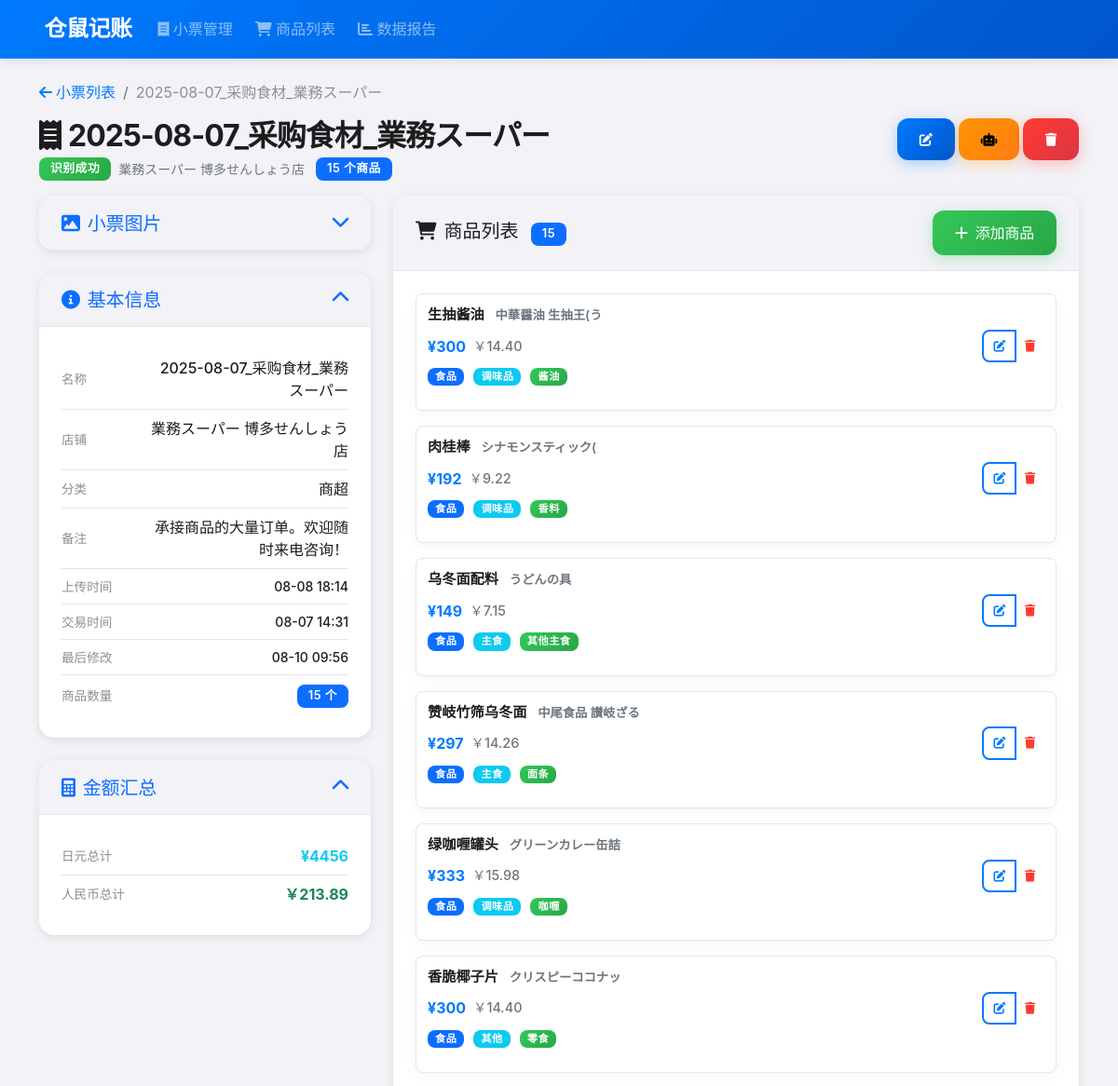
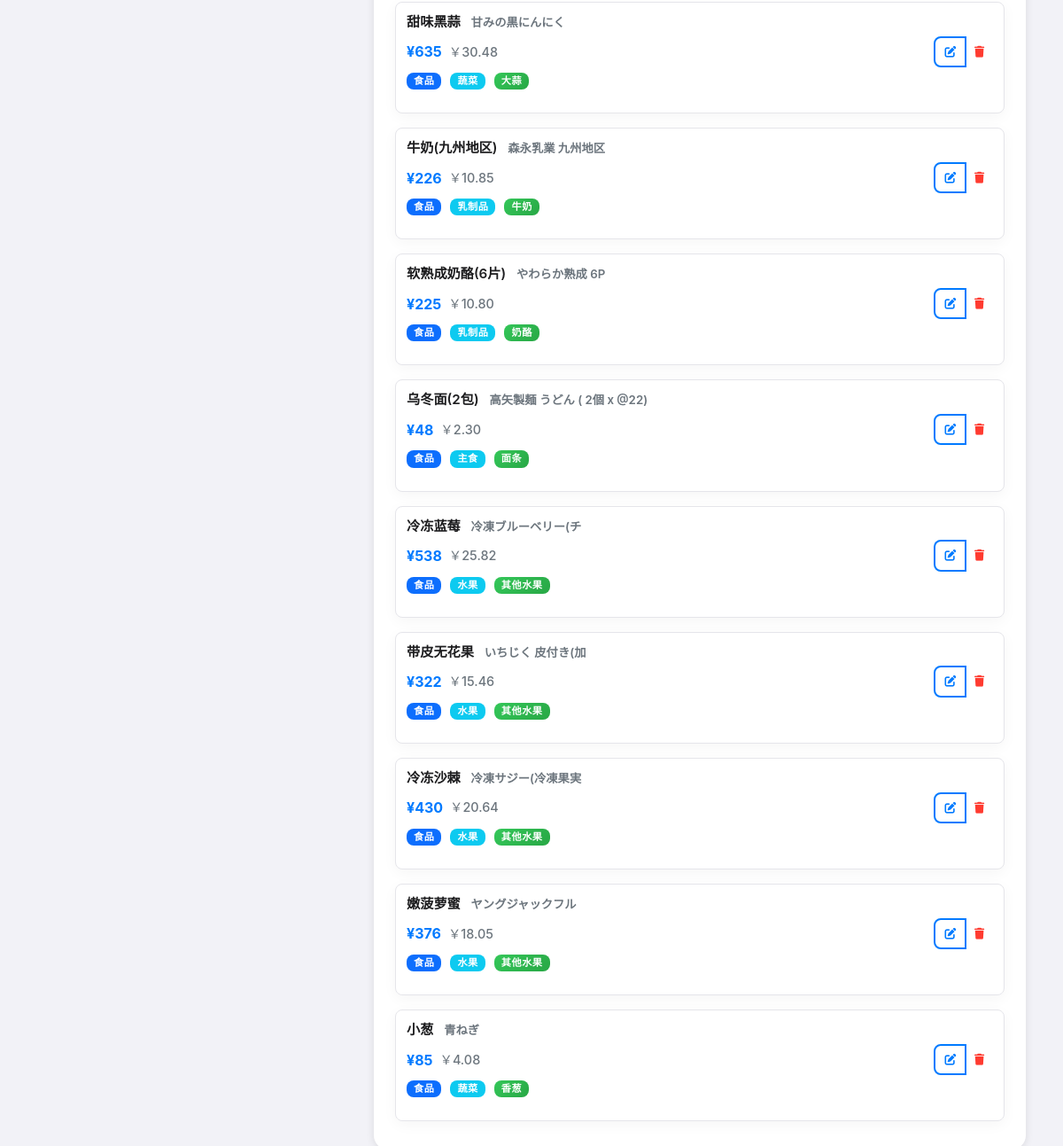
/receipts/447, run on the app's committed database (2 pictures, top to bottom).
### app/models.py (models this page shows, shortened)
class Receipt(db.Model):
    __tablename__ = "receipts"
    id: Mapped[int] = mapped_column(Integer, primary_key=True)
    name: Mapped[str] = mapped_column(
        String(255), nullable=False, default="未命名小票"
    )  # 将长度扩展到255以支持AI生成的文件名
    image_filename: Mapped[Optional[str]] = mapped_column(String(255), nullable=True)
    text_description: Mapped[Optional[str]] = mapped_column(String, nullable=True)
    notes: Mapped[Optional[str]] = mapped_column(String, nullable=True)
    exchange_rate: Mapped[Optional[float]] = mapped_column(Float, nullable=True)
    store_name: Mapped[Optional[str]] = mapped_column(
        String(100), nullable=True
    )  # 店铺名称
    store_category: Mapped[Optional[str]] = mapped_column(
        String(50), nullable=True
    )  # 店铺分类
    created_at: Mapped[datetime] = mapped_column(DateTime, default=datetime.utcnow)
    transaction_time: Mapped[Optional[datetime]] = mapped_column(
        DateTime, nullable=True
    )
    updated_at: Mapped[datetime] = mapped_column(
        DateTime, default=datetime.utcnow, onupdate=datetime.utcnow
    )
    status: Mapped[RecognitionStatus] = mapped_column(
        Enum(RecognitionStatus), default=RecognitionStatus.PENDING, nullable=False
    )
    items: Mapped[List["Item"]] = relationship(
        "Item", back_populates="receipt", cascade="all, delete-orphan"
    )

class Item(db.Model):
    __tablename__ = "items"
    id: Mapped[int] = mapped_column(Integer, primary_key=True)
    receipt_id: Mapped[int] = mapped_column(
        Integer, ForeignKey("receipts.id"), nullable=False
    )
    name_ja: Mapped[Optional[str]] = mapped_column(String(100))
    name_zh: Mapped[Optional[str]] = mapped_column(String(100))
    price_jpy: Mapped[Optional[float]] = mapped_column(Float)
    price_cny: Mapped[Optional[float]] = mapped_column(Float, nullable=True)
    special_info: Mapped[Optional[str]] = mapped_column(
        String(50), nullable=True
    )  # 特价信息，如"-20%"、"是"、"否"，与AI服务字段一致
    is_special_offer: Mapped[bool] = mapped_column(
        Boolean, nullable=False, default=False
    )  # 是否特价商品
    category_1: Mapped[Optional[str]] = mapped_column(
        String(50), nullable=True
    )  # 新增：一级分类
    category_2: Mapped[Optional[str]] = mapped_column(
        String(50), nullable=True
    )  # 新增：二级分类
    category_3: Mapped[Optional[str]] = mapped_column(
        String(50), nullable=True
    )  # 新增：三级分类
    notes: Mapped[Optional[str]] = mapped_column(String, nullable=True)
    receipt: Mapped["Receipt"] = relationship("Receipt", back_populates="items")
    durable_info: Mapped[Optional["DurableGood"]] = relationship(
        "DurableGood",
        uselist=False,
        back_populates="item",
        cascade="all, delete-orphan",
    )

### app/frontend.py (the view)
@frontend_bp.route("/receipts/<int:receipt_id>")
def receipt_detail(receipt_id):
    receipt = Receipt.query.get_or_404(receipt_id)
    return render_template("receipt_detail.html", receipt=receipt)

### app/templates/receipt_detail.html (shortened to what this page needs)
{% extends "base.html" %}  {% block content %}
<nav aria-label="breadcrumb" class="mb-3">
  <ol class="breadcrumb">
    <li class="breadcrumb-item">
      <a href="{{ url_for('frontend.receipt_list') }}">
        <i class="fas fa-arrow-left me-1"></i>小票列表
      </a>
    </li>
    <li class="breadcrumb-item active">{{ receipt.name }}</li>
  </ol>
</nav>
<div class="d-flex justify-content-between align-items-start mb-3">
  <div class="flex-grow-1">
    <h1 class="page-title mb-1">
      <i class="fas fa-receipt me-2"></i>{{ receipt.name }}
    </h1>
    <div class="d-flex align-items-center gap-2">
      <span
        class="badge bg-{{ 'success' if receipt.status.value == '识别成功'
                            else 'warning' if receipt.status.value in ['待处理', '正在识别']
                            else 'danger' }}"
      >
        {{ receipt.status.value }}
      </span>
      {% if receipt.store_name %}
      <span class="text-muted small">{{ receipt.store_name }}</span>
      {% endif %} {% if receipt.items|length > 0 %}
      <span class="badge bg-primary ms-1"
        >{{ receipt.items|length }} 个商品</span
      >
      {% endif %}
    </div>
  </div>
  <div class="d-flex gap-1 flex-shrink-0">
    <button
      class="btn btn-sm btn-primary"
      data-bs-toggle="modal"
      data-bs-target="#editReceiptModal"
      title="编辑小票"
    >
      <i class="fas fa-edit"></i>
    </button>
    <button
      class="btn btn-sm btn-warning"
      onclick="reprocessReceipt({{ receipt.id }})"
      title="重新识别"
    >
      <i class="fas fa-robot"></i>
    </button>
    <button
      class="btn btn-sm btn-danger"
      onclick="deleteReceipt({{ receipt.id }})"
      title="删除小票"
    >
      <i class="fas fa-trash"></i>
    </button>
  </div>
</div>
<div class="row">
  <div class="col-lg-4">
    {% if receipt.image_filename %}
    <div class="card mb-4">
      <div class="card-header">
        <button
          class="btn btn-link p-0 w-100 text-start text-decoration-none"
          type="button"
          data-bs-toggle="collapse"
          data-bs-target="#imageCollapse"
          aria-expanded="false"
          aria-controls="imageCollapse"
          id="imageToggleBtn"
        >
          <h5 class="mb-0">
            <i class="fas fa-image me-2"></i>小票图片
            <i
              class="fas fa-chevron-down ms-1 float-end"
              id="imageToggleIcon"
            ></i>
          </h5>
        </button>
      </div>
    </div>
    {% endif %}
    <div class="card mb-4">
      <div class="card-header">
        <button
          class="btn btn-link p-0 w-100 text-start text-decoration-none"
          type="button"
          data-bs-toggle="collapse"
          data-bs-target="#infoCollapse"
          aria-expanded="true"
          aria-controls="infoCollapse"
          id="infoToggleBtn"
        >
          <h5 class="mb-0">
            <i class="fas fa-info-circle me-2"></i>基本信息
            <i class="fas fa-chevron-up ms-1 float-end" id="infoToggleIcon"></i>
          </h5>
        </button>
      </div>
      <div class="collapse show" id="infoCollapse">
        <div class="card-body">
          <div class="receipt-info-compact">
            <div class="info-item-compact">
              <div class="info-row-compact">
                <span class="info-label-compact">名称</span>
                <span class="info-value-compact">{{ receipt.name }}</span>
              </div>
            </div>
            {% if receipt.store_name %}
            <div class="info-item-compact">
              <div class="info-row-compact">
                <span class="info-label-compact">店铺</span>
                <span class="info-value-compact">{{ receipt.store_name }}</span>
              </div>
            </div>
            {% endif %} {% if receipt.store_category %}
            <div class="info-item-compact">
              <div class="info-row-compact">
                <span class="info-label-compact">分类</span>
                <span class="info-value-compact"
                  >{{ receipt.store_category }}</span
                >
              </div>
            </div>
            {% endif %} {% if receipt.notes %}
            <div class="info-item-compact">
              <div class="info-row-compact">
                <span class="info-label-compact">备注</span>
                <span class="info-value-compact">{{ receipt.notes }}</span>
              </div>
            </div>
            {% endif %}
            <div class="info-item-compact">
              <div class="info-row-compact">
                <span class="info-label-compact">上传时间</span>
                <span class="info-value-compact small"
                  >{{ receipt.created_at.strftime('%m-%d %H:%M') }}</span
                >
              </div>
            </div>
            {% if receipt.transaction_time %}
            <div class="info-item-compact">
              <div class="info-row-compact">
                <span class="info-label-compact">交易时间</span>
                <span class="info-value-compact small"
                  >{{ receipt.transaction_time.strftime('%m-%d %H:%M') }}</span
                >
              </div>
            </div>
            {% endif %}
            <div class="info-item-compact">
              <div class="info-row-compact">
                <span class="info-label-compact">最后修改</span>
                <span class="info-value-compact small"
                  >{{ receipt.updated_at.strftime('%m-%d %H:%M') }}</span
                >
              </div>
            </div>
            <div class="info-item-compact">
              <div class="info-row-compact">
                <span class="info-label-compact">商品数量</span>
                <span class="info-value-compact">
                  <span class="badge bg-primary"
                    >{{ receipt.items|length }} 个</span
                  >
                </span>
              </div>
            </div>
          </div>
        </div>
      </div>
    </div>
    {% set total_yen = receipt.items|map(attribute='price_jpy')|select|sum %} {%
    set total_rmb = receipt.items|map(attribute='price_cny')|select|sum %} {% if
    total_yen and total_yen > 0 or total_rmb and total_rmb > 0 %}
    <div class="card mb-4">
      <div class="card-header">
        <button
          class="btn btn-link p-0 w-100 text-start text-decoration-none"
          type="button"
          data-bs-toggle="collapse"
          data-bs-target="#summaryCollapse"
          aria-expanded="true"
          aria-controls="summaryCollapse"
          id="summaryToggleBtn"
        >
          <h5 class="mb-0">
            <i class="fas fa-calculator me-2"></i>金额汇总
            <i
              class="fas fa-chevron-up ms-1 float-end"
              id="summaryToggleIcon"
            ></i>
          </h5>
        </button>
      </div>
      <div class="collapse show" id="summaryCollapse">
        <div class="card-body">
          <div class="receipt-info-compact">
            {% if total_yen and total_yen > 0 %}
            <div class="info-item-compact">
              <div class="info-row-compact">
                <span class="info-label-compact">日元总计</span>
                <span class="info-value-compact">
                  <span class="fw-bold text-info"
                    >¥{{ "%.0f"|format(total_yen) }}</span
                  >
                </span>
              </div>
            </div>
            {% endif %} {% if total_rmb and total_rmb > 0 %}
            <div class="info-item-compact">
              <div class="info-row-compact">
                <span class="info-label-compact">人民币总计</span>
                <span class="info-value-compact">
                  <span class="fw-bold text-success"
                    >￥{{ "%.2f"|format(total_rmb) }}</span
                  >
                </span>
              </div>
            </div>
            {% endif %}
          </div>
        </div>
      </div>
    </div>
    {% endif %}
  </div>
  <div class="col-lg-8">
    <div class="card">
      <div
        class="card-header d-flex justify-content-between align-items-center"
      >
        <h5 class="mb-0">
          <i class="fas fa-shopping-cart me-2"></i>商品列表
          <span class="badge bg-primary ms-2">{{ receipt.items|length }}</span>
        </h5>
        <button
          class="btn btn-success"
          data-bs-toggle="modal"
          data-bs-target="#addItemModal"
        >
          <i class="fas fa-plus me-2"></i>添加商品
        </button>
      </div>
      <div class="card-body">
        {% if receipt.items %}
        <div class="row g-2">
          {% for item in receipt.items %}
          <div class="col-12">
            <div class="item-compact">
              <div class="item-name-compact">
                {% if item.name_zh %} {{ item.name_zh }} {% else %} {{
                item.name_ja or '未命名商品' }} {% endif %} {% if item.name_ja
                and item.name_zh %}
                <span class="text-muted small ms-2">{{ item.name_ja }}</span>
                {% endif %}
              </div>
              <div class="item-details-compact">
                <div class="item-price-compact">
                  {% if item.price_jpy %}
                  <span class="price-jpy fw-bold"
                    >¥{{ "%.0f"|format(item.price_jpy) }}</span
                  >
                  {% endif %} {% if item.price_cny %}
                  <span class="price-cny text-muted"
                    >￥{{ "%.2f"|format(item.price_cny) }}</span
                  >
                  {% endif %}
                </div>
                <div class="btn-group btn-group-sm">
                  <button
                    class="btn btn-outline-primary"
                    onclick="editItem({{ item.id }})"
                    title="编辑"
                  >
                    <i class="fas fa-edit"></i>
                  </button>
                  <button
                    class="btn btn-outline-danger"
                    onclick="deleteItem({{ item.id }})"
                    title="删除"
                  >
                    <i class="fas fa-trash"></i>
                  </button>
                </div>
              </div>
              <div class="item-meta-compact">
                <div class="item-categories-compact">
                  {% if item.category_1 %}
                  <span class="badge bg-primary">{{ item.category_1 }}</span>
                  {% endif %} {% if item.category_2 %}
                  <span class="badge bg-info">{{ item.category_2 }}</span>
                  {% endif %} {% if item.category_3 %}
                  <span class="badge bg-success">{{ item.category_3 }}</span>
                  {% endif %}
                </div>
              </div>
            </div>
          </div>
          {% endfor %}
        </div>
        {% endif %}
      </div>
    </div>
  </div>
</div>
{% endblock %}

### data on the page
Receipt: name "2025-08-07_采购食材_業務スーパー", status.value "识别成功", store_name "業務スーパー 博多せんしょう店", store_category "商超", notes "承接商品的大量订单。欢迎随时来电咨询！", created_at "08-08 18:14", transaction_time "08-07 14:31", updated_at "08-10 09:56"
Item: name_zh "生抽酱油", name_ja "中華醤油 生抽王(う", price_jpy "300", price_cny "14.40", category_1 "食品", category_2 "调味品", category_3 "酱油"
Item: name_zh "肉桂棒", name_ja "シナモンスティック(", price_jpy "192", price_cny "9.22", category_1 "食品", category_2 "调味品", category_3 "香料"
Item: name_zh "乌冬面配料", name_ja "うどんの具", price_jpy "149", price_cny "7.15", category_1 "食品", category_2 "主食", category_3 "其他主食"
Item: name_zh "赞岐竹筛乌冬面", name_ja "中尾食品 讃岐ざる", price_jpy "297", price_cny "14.26", category_1 "食品", category_2 "主食", category_3 "面条"
Item: name_zh "绿咖喱罐头", name_ja "グリーンカレー缶詰", price_jpy "333", price_cny "15.98", category_1 "食品", category_2 "调味品", category_3 "咖喱"
Item: name_zh "香脆椰子片", name_ja "クリスピーココナッ", price_jpy "300", price_cny "14.40", category_1 "食品", category_2 "其他", category_3 "零食"
Item: name_zh "甜味黑蒜", name_ja "甘みの黒にんにく", price_jpy "635", price_cny "30.48", category_1 "食品", category_2 "蔬菜", category_3 "大蒜"
Item: name_zh "牛奶(九州地区)", name_ja "森永乳業 九州地区", price_jpy "226", price_cny "10.85", category_1 "食品", category_2 "乳制品", category_3 "牛奶"
Item: name_zh "软熟成奶酪(6片)", name_ja "やわらか熟成 6P", price_jpy "225", price_cny "10.80", category_1 "食品", category_2 "乳制品", category_3 "奶酪"
Item: name_zh "乌冬面(2包)", name_ja "高矢製麺 うどん ( 2個 x @22)", price_jpy "48", price_cny "2.30", category_1 "食品", category_2 "主食", category_3 "面条"
Item: name_zh "冷冻蓝莓", name_ja "冷凍ブルーベリー(チ", price_jpy "538", price_cny "25.82", category_1 "食品", category_2 "水果", category_3 "其他水果"
Item: name_zh "带皮无花果", name_ja "いちじく 皮付き(加", price_jpy "322", price_cny "15.46", category_1 "食品", category_2 "水果", category_3 "其他水果"
Item: name_zh "冷冻沙棘", name_ja "冷凍サジー(冷凍果実", price_jpy "430", price_cny "20.64", category_1 "食品", category_2 "水果", category_3 "其他水果"
Item: name_zh "嫩菠萝蜜", name_ja "ヤングジャックフル", price_jpy "376", price_cny "18.05", category_1 "食品", category_2 "水果", category_3 "其他水果"
Item: name_zh "小葱", name_ja "青ねぎ", price_jpy "85", price_cny "4.08", category_1 "食品", category_2 "蔬菜", category_3 "香葱"

### other printed values
{{ receipt.items|length }} "15"
{{ "%.0f"|format(total_yen) }} "4456"
{{ "%.2f"|format(total_rmb) }} "213.89"
